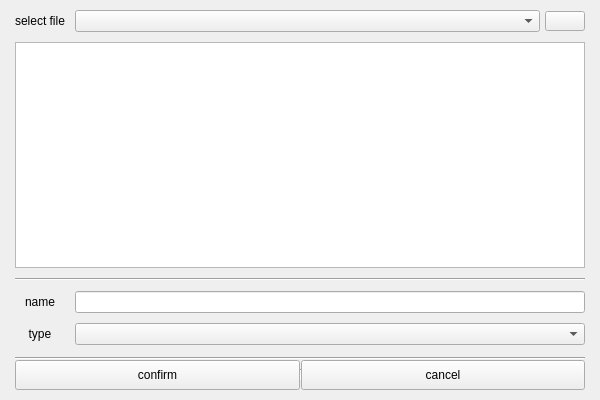
<?xml version="1.0" encoding="UTF-8"?>
<ui version="4.0">
 <class>CGxLinkFileWindow</class>
 <widget class="QWidget" name="CGxLinkFileWindow">
  <property name="geometry">
   <rect>
    <x>0</x>
    <y>0</y>
    <width>600</width>
    <height>400</height>
   </rect>
  </property>
  <property name="windowTitle">
   <string>CGxLinkFileWindow</string>
  </property>
  <property name="styleSheet">
   <string notr="true"/>
  </property>
  <layout class="QVBoxLayout" name="verticalLayout">
   <property name="spacing">
    <number>10</number>
   </property>
   <property name="leftMargin">
    <number>15</number>
   </property>
   <property name="topMargin">
    <number>10</number>
   </property>
   <property name="rightMargin">
    <number>15</number>
   </property>
   <property name="bottomMargin">
    <number>10</number>
   </property>
   <item>
    <layout class="QHBoxLayout" name="horizontalLayout_2">
     <property name="spacing">
      <number>10</number>
     </property>
     <item>
      <widget class="QLabel" name="label">
       <property name="minimumSize">
        <size>
         <width>50</width>
         <height>0</height>
        </size>
       </property>
       <property name="maximumSize">
        <size>
         <width>50</width>
         <height>16777215</height>
        </size>
       </property>
       <property name="text">
        <string>select file</string>
       </property>
      </widget>
     </item>
     <item>
      <layout class="QHBoxLayout" name="horizontalLayout">
       <property name="spacing">
        <number>5</number>
       </property>
       <item>
        <widget class="QComboBox" name="pFileSeletedCBBox">
         <property name="sizePolicy">
          <sizepolicy hsizetype="Preferred" vsizetype="Preferred">
           <horstretch>0</horstretch>
           <verstretch>0</verstretch>
          </sizepolicy>
         </property>
        </widget>
       </item>
       <item>
        <widget class="QToolButton" name="pResetTBtn">
         <property name="minimumSize">
          <size>
           <width>40</width>
           <height>20</height>
          </size>
         </property>
         <property name="maximumSize">
          <size>
           <width>40</width>
           <height>20</height>
          </size>
         </property>
         <property name="text">
          <string/>
         </property>
        </widget>
       </item>
      </layout>
     </item>
    </layout>
   </item>
   <item>
    <widget class="QTreeView" name="fileSelectedView">
     <property name="contextMenuPolicy">
      <enum>Qt::NoContextMenu</enum>
     </property>
    </widget>
   </item>
   <item>
    <widget class="Line" name="line">
     <property name="orientation">
      <enum>Qt::Horizontal</enum>
     </property>
    </widget>
   </item>
   <item>
    <layout class="QFormLayout" name="formLayout">
     <property name="horizontalSpacing">
      <number>10</number>
     </property>
     <property name="verticalSpacing">
      <number>10</number>
     </property>
     <property name="leftMargin">
      <number>0</number>
     </property>
     <item row="0" column="0">
      <widget class="QLabel" name="fileNameLbl">
       <property name="minimumSize">
        <size>
         <width>50</width>
         <height>0</height>
        </size>
       </property>
       <property name="text">
        <string>name</string>
       </property>
       <property name="alignment">
        <set>Qt::AlignCenter</set>
       </property>
       <property name="wordWrap">
        <bool>false</bool>
       </property>
      </widget>
     </item>
     <item row="0" column="1">
      <widget class="QLineEdit" name="fileNameEdt">
       <property name="contextMenuPolicy">
        <enum>Qt::NoContextMenu</enum>
       </property>
       <property name="readOnly">
        <bool>true</bool>
       </property>
      </widget>
     </item>
     <item row="1" column="0">
      <widget class="QLabel" name="fileTypeLbl">
       <property name="minimumSize">
        <size>
         <width>50</width>
         <height>0</height>
        </size>
       </property>
       <property name="text">
        <string>type</string>
       </property>
       <property name="alignment">
        <set>Qt::AlignCenter</set>
       </property>
      </widget>
     </item>
     <item row="1" column="1">
      <widget class="QComboBox" name="fileFilterCbx">
       <property name="contextMenuPolicy">
        <enum>Qt::NoContextMenu</enum>
       </property>
      </widget>
     </item>
    </layout>
   </item>
   <item>
    <layout class="QVBoxLayout" name="verticalLayout_2">
     <property name="spacing">
      <number>0</number>
     </property>
     <property name="topMargin">
      <number>2</number>
     </property>
     <item>
      <widget class="Line" name="line_3">
       <property name="orientation">
        <enum>Qt::Horizontal</enum>
       </property>
      </widget>
     </item>
     <item>
      <layout class="QHBoxLayout" name="horizontalLayout_6" stretch="0,0,0">
       <property name="spacing">
        <number>0</number>
       </property>
       <item>
        <widget class="QPushButton" name="pOkBtn">
         <property name="sizePolicy">
          <sizepolicy hsizetype="Expanding" vsizetype="Fixed">
           <horstretch>0</horstretch>
           <verstretch>0</verstretch>
          </sizepolicy>
         </property>
         <property name="minimumSize">
          <size>
           <width>0</width>
           <height>30</height>
          </size>
         </property>
         <property name="maximumSize">
          <size>
           <width>16777215</width>
           <height>30</height>
          </size>
         </property>
         <property name="styleSheet">
          <string notr="true"/>
         </property>
         <property name="text">
          <string>confirm</string>
         </property>
        </widget>
       </item>
       <item>
        <widget class="Line" name="line_2">
         <property name="minimumSize">
          <size>
           <width>1</width>
           <height>12</height>
          </size>
         </property>
         <property name="maximumSize">
          <size>
           <width>1</width>
           <height>12</height>
          </size>
         </property>
         <property name="orientation">
          <enum>Qt::Vertical</enum>
         </property>
        </widget>
       </item>
       <item>
        <widget class="QPushButton" name="pCancelBtn">
         <property name="sizePolicy">
          <sizepolicy hsizetype="Expanding" vsizetype="Fixed">
           <horstretch>0</horstretch>
           <verstretch>0</verstretch>
          </sizepolicy>
         </property>
         <property name="minimumSize">
          <size>
           <width>0</width>
           <height>30</height>
          </size>
         </property>
         <property name="maximumSize">
          <size>
           <width>16777215</width>
           <height>30</height>
          </size>
         </property>
         <property name="styleSheet">
          <string notr="true"/>
         </property>
         <property name="text">
          <string>cancel</string>
         </property>
        </widget>
       </item>
      </layout>
     </item>
    </layout>
   </item>
  </layout>
 </widget>
 <layoutdefault spacing="6" margin="11"/>
 <resources/>
 <connections/>
</ui>
